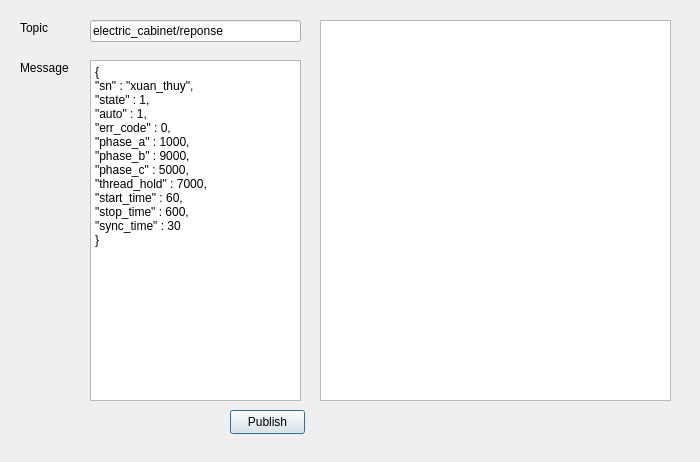
<?xml version="1.0" encoding="UTF-8"?>
<ui version="4.0">
 <class>fake_mqtt</class>
 <widget class="QDialog" name="fake_mqtt">
  <property name="geometry">
   <rect>
    <x>0</x>
    <y>0</y>
    <width>700</width>
    <height>462</height>
   </rect>
  </property>
  <property name="windowTitle">
   <string>Dialog</string>
  </property>
  <widget class="QLineEdit" name="lineEdit_topic">
   <property name="geometry">
    <rect>
     <x>90</x>
     <y>20</y>
     <width>211</width>
     <height>22</height>
    </rect>
   </property>
   <property name="text">
    <string>electric_cabinet/reponse</string>
   </property>
  </widget>
  <widget class="QTextEdit" name="textEdit_msg">
   <property name="geometry">
    <rect>
     <x>90</x>
     <y>60</y>
     <width>211</width>
     <height>341</height>
    </rect>
   </property>
   <property name="html">
    <string>&lt;!DOCTYPE HTML PUBLIC &quot;-//W3C//DTD HTML 4.0//EN&quot; &quot;http://www.w3.org/TR/REC-html40/strict.dtd&quot;&gt;
&lt;html&gt;&lt;head&gt;&lt;meta name=&quot;qrichtext&quot; content=&quot;1&quot; /&gt;&lt;meta charset=&quot;utf-8&quot; /&gt;&lt;style type=&quot;text/css&quot;&gt;
p, li { white-space: pre-wrap; }
hr { height: 1px; border-width: 0; }
li.unchecked::marker { content: &quot;\2610&quot;; }
li.checked::marker { content: &quot;\2612&quot;; }
&lt;/style&gt;&lt;/head&gt;&lt;body style=&quot; font-family:'Segoe UI'; font-size:9pt; font-weight:400; font-style:normal;&quot;&gt;
&lt;p style=&quot; margin-top:0px; margin-bottom:0px; margin-left:0px; margin-right:0px; -qt-block-indent:0; text-indent:0px;&quot;&gt;{&lt;/p&gt;
&lt;p style=&quot; margin-top:0px; margin-bottom:0px; margin-left:0px; margin-right:0px; -qt-block-indent:0; text-indent:0px;&quot;&gt;&amp;quot;sn&amp;quot; : &amp;quot;xuan_thuy&amp;quot;,&lt;/p&gt;
&lt;p style=&quot; margin-top:0px; margin-bottom:0px; margin-left:0px; margin-right:0px; -qt-block-indent:0; text-indent:0px;&quot;&gt;&amp;quot;state&amp;quot; : 1,&lt;/p&gt;
&lt;p style=&quot; margin-top:0px; margin-bottom:0px; margin-left:0px; margin-right:0px; -qt-block-indent:0; text-indent:0px;&quot;&gt;&amp;quot;auto&amp;quot; : 1,&lt;/p&gt;
&lt;p style=&quot; margin-top:0px; margin-bottom:0px; margin-left:0px; margin-right:0px; -qt-block-indent:0; text-indent:0px;&quot;&gt;&amp;quot;err_code&amp;quot; : 0,&lt;/p&gt;
&lt;p style=&quot; margin-top:0px; margin-bottom:0px; margin-left:0px; margin-right:0px; -qt-block-indent:0; text-indent:0px;&quot;&gt;&amp;quot;phase_a&amp;quot; : 1000,&lt;/p&gt;
&lt;p style=&quot; margin-top:0px; margin-bottom:0px; margin-left:0px; margin-right:0px; -qt-block-indent:0; text-indent:0px;&quot;&gt;&amp;quot;phase_b&amp;quot; : 9000,&lt;/p&gt;
&lt;p style=&quot; margin-top:0px; margin-bottom:0px; margin-left:0px; margin-right:0px; -qt-block-indent:0; text-indent:0px;&quot;&gt;&amp;quot;phase_c&amp;quot; : 5000,&lt;/p&gt;
&lt;p style=&quot; margin-top:0px; margin-bottom:0px; margin-left:0px; margin-right:0px; -qt-block-indent:0; text-indent:0px;&quot;&gt;&amp;quot;thread_hold&amp;quot; : 7000,&lt;/p&gt;
&lt;p style=&quot; margin-top:0px; margin-bottom:0px; margin-left:0px; margin-right:0px; -qt-block-indent:0; text-indent:0px;&quot;&gt;&amp;quot;start_time&amp;quot; : 60,&lt;/p&gt;
&lt;p style=&quot; margin-top:0px; margin-bottom:0px; margin-left:0px; margin-right:0px; -qt-block-indent:0; text-indent:0px;&quot;&gt;&amp;quot;stop_time&amp;quot; : 600,&lt;/p&gt;
&lt;p style=&quot; margin-top:0px; margin-bottom:0px; margin-left:0px; margin-right:0px; -qt-block-indent:0; text-indent:0px;&quot;&gt;&amp;quot;sync_time&amp;quot; : 30&lt;/p&gt;
&lt;p style=&quot; margin-top:0px; margin-bottom:0px; margin-left:0px; margin-right:0px; -qt-block-indent:0; text-indent:0px;&quot;&gt;}&lt;/p&gt;&lt;/body&gt;&lt;/html&gt;</string>
   </property>
  </widget>
  <widget class="QPushButton" name="pushButton_publish">
   <property name="geometry">
    <rect>
     <x>230</x>
     <y>410</y>
     <width>75</width>
     <height>24</height>
    </rect>
   </property>
   <property name="text">
    <string>Publish</string>
   </property>
  </widget>
  <widget class="QLabel" name="label">
   <property name="geometry">
    <rect>
     <x>20</x>
     <y>20</y>
     <width>49</width>
     <height>16</height>
    </rect>
   </property>
   <property name="text">
    <string>Topic</string>
   </property>
  </widget>
  <widget class="QLabel" name="label_2">
   <property name="geometry">
    <rect>
     <x>20</x>
     <y>60</y>
     <width>49</width>
     <height>16</height>
    </rect>
   </property>
   <property name="text">
    <string>Message</string>
   </property>
  </widget>
  <widget class="QListWidget" name="listWidget">
   <property name="geometry">
    <rect>
     <x>320</x>
     <y>20</y>
     <width>351</width>
     <height>381</height>
    </rect>
   </property>
  </widget>
 </widget>
 <resources/>
 <connections/>
</ui>
